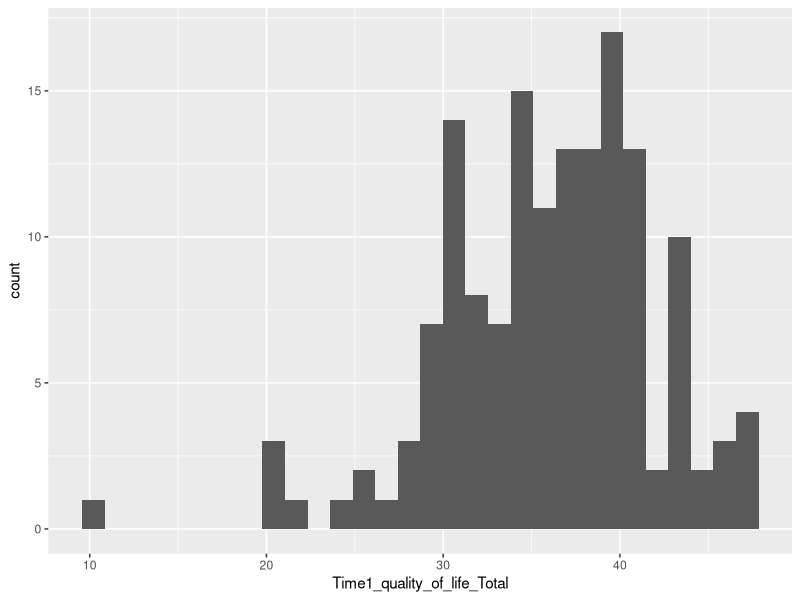
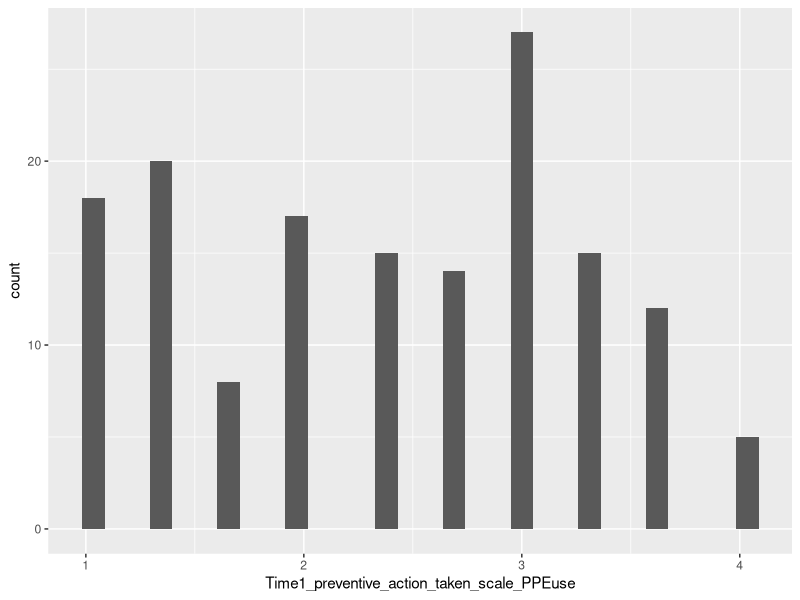
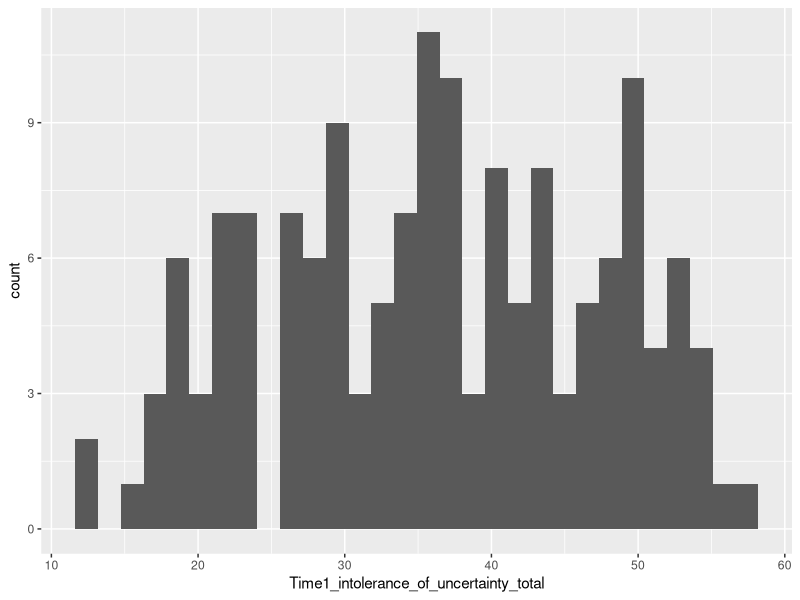
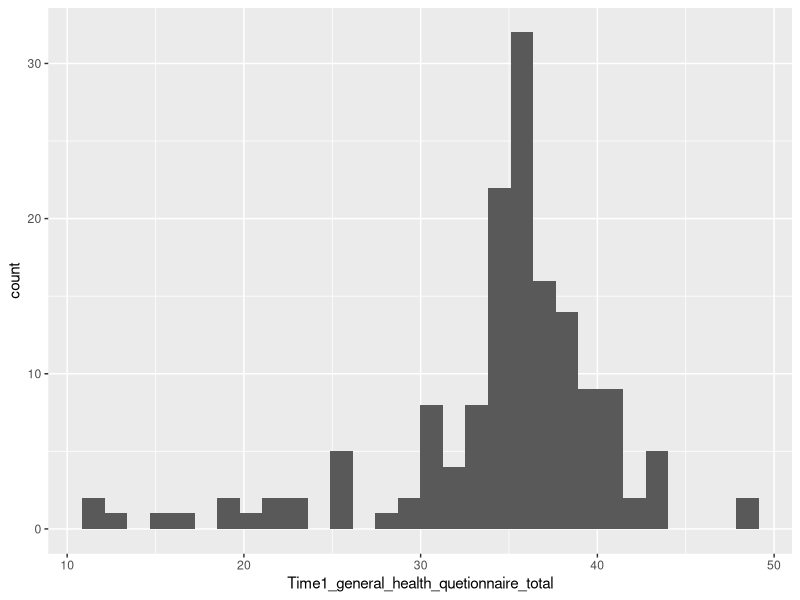

The R source for these figures, in order:
## ---- chunk 1
knitr::opts_chunk$set(echo = TRUE)
library(tidyverse)
library(haven)
timedata <- read_sav("time1 - time 2 dataset for data in brief october-26-2020.sav")
## ---- chunk 2
timedata %>%
  select(Time1_Age,Time1_Race, Time1_Illnesses, Time1_impact_of_events_scale_total, Time1_Educational_attainment, Time1_meds, Time1_patient_health_questionnaire_total,Time1_perceived_susceptibility_to_COVID19 ,Time1_general_health_quetionnaire_total, Time1_Employment_After_COVID, Time1_intolerance_of_uncertainty_total, Time1_intolerance_of_uncertainty_total, Time1_Gender, Time1_perceived_vulnerability_to_disease,Time1_self_isolation_yes_or_no,Time1_number_of_times_leave_home_per_day, Time1_preventive_action_taken_scale_avoid_travel_people,Time1_Marital_status, Time1_five_factor_mindfulness_questionnaire_total, Time1_Religious_Affiliation, Time1_preventive_action_taken_scale_avoid_travel_people, Time1_preventive_action_taken_scale_PPEuse, Time1_quality_of_life_Total) %>%
  as.data.frame() %>%
  cor(use="complete.obs")
## ---- chunk 3
timedata %>%
  select(Time2_Annual_income,Time2_Illnesses,Time2_Meds, Time2_impact_of_events_scale_total, Time2_employment_status, Time2_patient_health_questionnaire_total, Time2_intolerance_of_uncertainty_total ,Time2_perceived_susceptibility_to_covid19 ,Time2_self_isolation_yes_or_no, Time2_five_factor_mindfulness_questionnaire_total, Time2_general_health_questionnaire_total, Time2_perceived_vulnerability_to_disease_total,Time2_preventive_action_taken_scale_PPEuse, Time2_quality_of_life_total) %>%
  as.data.frame() %>%
  cor(use="complete.obs")
## ---- chunk 4
ggplot(data = timedata, aes(x=Time1_quality_of_life_Total)) + geom_histogram()
summary(timedata$Time1_quality_of_life_Total)
ggplot(data = timedata, aes(x=Time1_preventive_action_taken_scale_PPEuse)) + geom_histogram()
ggplot(data = timedata, aes(x=Time1_intolerance_of_uncertainty_total)) + geom_histogram()
ggplot(data = timedata, aes(x=Time1_general_health_quetionnaire_total)) + geom_histogram()


